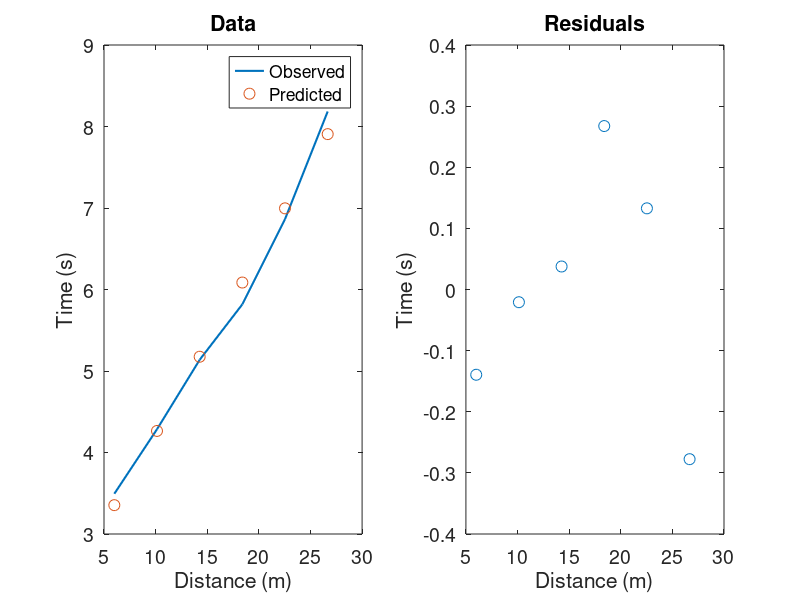

Recreate this plot in MATLAB.
clear


%% Question 1
t = [3.4935;4.2853;5.1374;5.8181;6.8632;8.1841];
x = [6;10.1333;14.2667;18.4;22.5333;26.6667];

% organize G

G = [ones(6,1),x];

% least square estimate s2

s2 = inv(G'*G)*G'*t;

t_pred = G*s2;
% plot the data and the fitted model, and the residuals.

figure(1)
subplot(1,2,1)
plot(x,t,'LineWidth',1.5)
hold on 
plot(x,t_pred,'o','MarkerSize',8)
xlabel('Distance (m)')
legend('Observed','Predicted')
ylabel('Time (s)')
xlim([5,30])
set(gca,'fontsize',14)
title('Data')
subplot(1,2,2)
plot(x,t_pred-t,'o','MarkerSize',8)
xlabel('Distance (m)')
ylabel('Time (s)')
xlim([5,30])
set(gca,'fontsize',14)
title('Residuals')

%% Question 2

sigma = 0.1;
% define weight matrix
W = 1/sigma * eye(6,6);
Gw = W*G;
dw = W*t;

s2w = inv(Gw'*Gw)*Gw'*dw;


%% Question 3

chi2 = (G*s2 - t)'*(G*s2 - t)./sigma^2

chi2w = (W*(G*s2w - t))'*(W*(G*s2w - t))

%% Question 4 Evaluate the p-value for this model. 

p = 1-chi2cdf(chi2,4)

pw = 1-chi2cdf(chi2w,4)